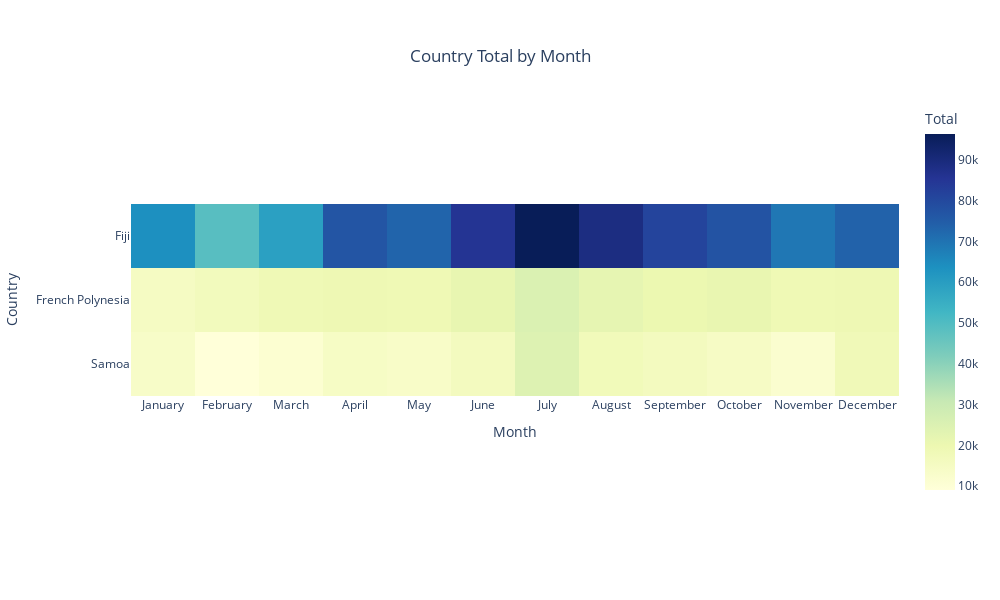

Write notebook code for a chart like this one.
### Code cell
import plotly.express as px
import pandas as pd

# 读取 Excel 文件
file_path = 'hotmap.xlsx'
df = pd.read_excel(file_path)

# 选择需要的列
df = df[['Country', 'month', 'Total']]

# 定义月份的顺序
month_order = ['January', 'February', 'March', 'April', 'May', 'June', 'July', 'August', 'September', 'October', 'November', 'December']

# 将月份列转换为分类数据，并指定顺序
df['month'] = pd.Categorical(df['month'], categories=month_order, ordered=True)

# 将数据转换为宽格式
pivot_table = df.pivot(index='Country', columns='month', values='Total')

# 使用 Plotly Express 创建热力图
fig = px.imshow(pivot_table,
                color_continuous_scale='YlGnBu',
                labels={'x': 'Month', 'y': 'Country', 'color': 'Total'},
                title='Country Total by Month')

# 更新布局以改进显示
fig.update_layout(
    title={
        'text': 'Country Total by Month',
        'x': 0.5,  # Center the title
        'xanchor': 'center',
        'yanchor': 'top'
    },
    xaxis_title='Month',
    yaxis_title='Country',
    xaxis=dict(
        tickmode='array',
        tickvals=pivot_table.columns,
        ticktext=pivot_table.columns,
        title_font_size=14,
        tickfont_size=12
    ),
    yaxis=dict(
        tickmode='array',
        tickvals=pivot_table.index,
        ticktext=pivot_table.index,
        title_font_size=14,
        tickfont_size=12
    ),
    coloraxis_colorbar=dict(
        title='Total',
        title_font_size=14,
        tickfont_size=12
    ),
    width=1000,  # Width of the figure
    height=600,  # Height of the figure
    margin=dict(l=100, r=100, t=100, b=100)  # Adjust margins
)

# 显示图形
fig.show()

### Figure 1 — Plotly figure (JSON) as saved in the notebook; plotly's stock layout.template omitted (floating-point values rounded to 4 significant figures)
{"data": [{"coloraxis": "coloraxis", "hovertemplate": "Month: %{x}<br>Country: %{y}<br>Total: %{z}<extra></extra>", "name": "0", "type": "heatmap", "x": ["January", "February", "March", "April", "May", "June", "July", "August", "September", "October", "November", "December"], "xaxis": "x", "y": ["Fiji", "French Polynesia", "Samoa"], "yaxis": "y", "z": [[63807, 48748, 59306, 76813, 73169, 85652, 96376, 88834, 81354, 77467, 69123, 73740], [15007, 16752, 18684, 19240, 18749, 21487, 25361, 21864, 20305, 21170, 18838, 19185], [13755, 9044, 11163, 14413, 13565, 16192, 24647, 17489, 16212, 14544, 11907, 17927]]}], "layout": {"coloraxis": {"colorbar": {"tickfont": {"size": 12}, "title": {"font": {"size": 14}, "text": "Total"}}, "colorscale": [[0, "rgb(255,255,217)"], [0.125, "rgb(237,248,177)"], [0.25, "rgb(199,233,180)"], [0.375, "rgb(127,205,187)"], [0.5, "rgb(65,182,196)"], [0.625, "rgb(29,145,192)"], [0.75, "rgb(34,94,168)"], [0.875, "rgb(37,52,148)"], [1, "rgb(8,29,88)"]]}, "height": 600, "margin": {"b": 100, "l": 100, "r": 100, "t": 100}, "title": {"text": "Country Total by Month", "x": 0.5, "xanchor": "center", "yanchor": "top"}, "width": 1000, "xaxis": {"anchor": "y", "constrain": "domain", "domain": [0, 1], "scaleanchor": "y", "tickfont": {"size": 12}, "tickmode": "array", "ticktext": ["January", "February", "March", "April", "May", "June", "July", "August", "September", "October", "November", "December"], "tickvals": ["January", "February", "March", "April", "May", "June", "July", "August", "September", "October", "November", "December"], "title": {"font": {"size": 14}, "text": "Month"}}, "yaxis": {"anchor": "x", "autorange": "reversed", "constrain": "domain", "domain": [0, 1], "tickfont": {"size": 12}, "tickmode": "array", "ticktext": ["Fiji", "French Polynesia", "Samoa"], "tickvals": ["Fiji", "French Polynesia", "Samoa"], "title": {"font": {"size": 14}, "text": "Country"}}}}
